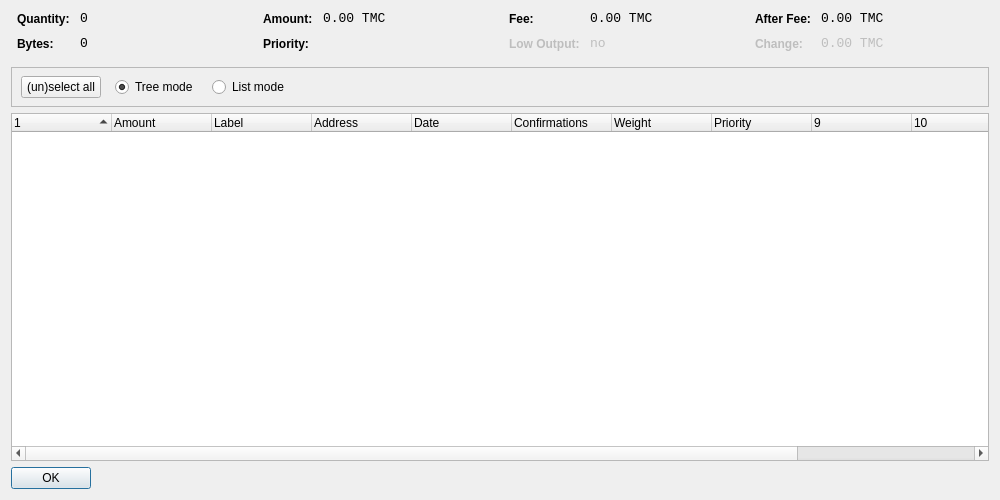
<?xml version="1.0" encoding="UTF-8"?>
<ui version="4.0">
 <class>CoinControlDialog</class>
 <widget class="QWidget" name="CoinControlDialog">
  <property name="geometry">
   <rect>
    <x>0</x>
    <y>0</y>
    <width>1000</width>
    <height>500</height>
   </rect>
  </property>
  <property name="windowTitle">
   <string>Coin Control</string>
  </property>
  <layout class="QVBoxLayout" name="verticalLayout">
   <item>
    <layout class="QHBoxLayout" name="horizontalLayoutTop" stretch="0,0,0,0">
     <property name="topMargin">
      <number>0</number>
     </property>
     <property name="bottomMargin">
      <number>10</number>
     </property>
     <item>
      <layout class="QFormLayout" name="formLayoutCoinControl1">
       <property name="horizontalSpacing">
        <number>10</number>
       </property>
       <property name="verticalSpacing">
        <number>10</number>
       </property>
       <property name="leftMargin">
        <number>6</number>
       </property>
       <property name="rightMargin">
        <number>6</number>
       </property>
       <item row="0" column="0">
        <widget class="QLabel" name="labelCoinControlQuantityText">
         <property name="styleSheet">
          <string notr="true">font-weight:bold;</string>
         </property>
         <property name="text">
          <string>Quantity:</string>
         </property>
        </widget>
       </item>
       <item row="0" column="1">
        <widget class="QLabel" name="labelCoinControlQuantity">
         <property name="font">
          <font>
           <family>Monospace</family>
           <pointsize>10</pointsize>
          </font>
         </property>
         <property name="cursor">
          <cursorShape>IBeamCursor</cursorShape>
         </property>
         <property name="contextMenuPolicy">
          <enum>Qt::ActionsContextMenu</enum>
         </property>
         <property name="text">
          <string notr="true">0</string>
         </property>
         <property name="textInteractionFlags">
          <set>Qt::LinksAccessibleByMouse|Qt::TextSelectableByKeyboard|Qt::TextSelectableByMouse</set>
         </property>
        </widget>
       </item>
       <item row="1" column="0">
        <widget class="QLabel" name="labelCoinControlBytesText">
         <property name="styleSheet">
          <string notr="true">font-weight:bold;</string>
         </property>
         <property name="text">
          <string>Bytes:</string>
         </property>
        </widget>
       </item>
       <item row="1" column="1">
        <widget class="QLabel" name="labelCoinControlBytes">
         <property name="font">
          <font>
           <family>Monospace</family>
           <pointsize>10</pointsize>
          </font>
         </property>
         <property name="cursor">
          <cursorShape>IBeamCursor</cursorShape>
         </property>
         <property name="contextMenuPolicy">
          <enum>Qt::ActionsContextMenu</enum>
         </property>
         <property name="text">
          <string notr="true">0</string>
         </property>
         <property name="textInteractionFlags">
          <set>Qt::LinksAccessibleByMouse|Qt::TextSelectableByKeyboard|Qt::TextSelectableByMouse</set>
         </property>
        </widget>
       </item>
      </layout>
     </item>
     <item>
      <layout class="QFormLayout" name="formLayoutCoinControl2">
       <property name="horizontalSpacing">
        <number>10</number>
       </property>
       <property name="verticalSpacing">
        <number>10</number>
       </property>
       <property name="leftMargin">
        <number>6</number>
       </property>
       <property name="rightMargin">
        <number>6</number>
       </property>
       <item row="0" column="0">
        <widget class="QLabel" name="labelCoinControlAmountText">
         <property name="styleSheet">
          <string notr="true">font-weight:bold;</string>
         </property>
         <property name="text">
          <string>Amount:</string>
         </property>
        </widget>
       </item>
       <item row="0" column="1">
        <widget class="QLabel" name="labelCoinControlAmount">
         <property name="font">
          <font>
           <family>Monospace</family>
           <pointsize>10</pointsize>
          </font>
         </property>
         <property name="cursor">
          <cursorShape>IBeamCursor</cursorShape>
         </property>
         <property name="contextMenuPolicy">
          <enum>Qt::ActionsContextMenu</enum>
         </property>
         <property name="text">
          <string notr="true">0.00 TMC</string>
         </property>
         <property name="textInteractionFlags">
          <set>Qt::LinksAccessibleByMouse|Qt::TextSelectableByKeyboard|Qt::TextSelectableByMouse</set>
         </property>
        </widget>
       </item>
       <item row="1" column="0">
        <widget class="QLabel" name="labelCoinControlPriorityText">
         <property name="styleSheet">
          <string notr="true">font-weight:bold;</string>
         </property>
         <property name="text">
          <string>Priority:</string>
         </property>
        </widget>
       </item>
       <item row="1" column="1">
        <widget class="QLabel" name="labelCoinControlPriority">
         <property name="font">
          <font>
           <family>Monospace</family>
           <pointsize>10</pointsize>
          </font>
         </property>
         <property name="cursor">
          <cursorShape>IBeamCursor</cursorShape>
         </property>
         <property name="contextMenuPolicy">
          <enum>Qt::ActionsContextMenu</enum>
         </property>
         <property name="text">
          <string/>
         </property>
         <property name="textInteractionFlags">
          <set>Qt::LinksAccessibleByMouse|Qt::TextSelectableByKeyboard|Qt::TextSelectableByMouse</set>
         </property>
        </widget>
       </item>
      </layout>
     </item>
     <item>
      <layout class="QFormLayout" name="formLayoutCoinControl3">
       <property name="horizontalSpacing">
        <number>10</number>
       </property>
       <property name="verticalSpacing">
        <number>10</number>
       </property>
       <property name="leftMargin">
        <number>6</number>
       </property>
       <property name="rightMargin">
        <number>6</number>
       </property>
       <item row="0" column="0">
        <widget class="QLabel" name="labelCoinControlFeeText">
         <property name="styleSheet">
          <string notr="true">font-weight:bold;</string>
         </property>
         <property name="text">
          <string>Fee:</string>
         </property>
        </widget>
       </item>
       <item row="0" column="1">
        <widget class="QLabel" name="labelCoinControlFee">
         <property name="font">
          <font>
           <family>Monospace</family>
           <pointsize>10</pointsize>
          </font>
         </property>
         <property name="cursor">
          <cursorShape>IBeamCursor</cursorShape>
         </property>
         <property name="contextMenuPolicy">
          <enum>Qt::ActionsContextMenu</enum>
         </property>
         <property name="text">
          <string notr="true">0.00 TMC</string>
         </property>
         <property name="textInteractionFlags">
          <set>Qt::LinksAccessibleByMouse|Qt::TextSelectableByKeyboard|Qt::TextSelectableByMouse</set>
         </property>
        </widget>
       </item>
       <item row="1" column="0">
        <widget class="QLabel" name="labelCoinControlLowOutputText">
         <property name="enabled">
          <bool>false</bool>
         </property>
         <property name="styleSheet">
          <string notr="true">font-weight:bold;</string>
         </property>
         <property name="text">
          <string>Low Output:</string>
         </property>
        </widget>
       </item>
       <item row="1" column="1">
        <widget class="QLabel" name="labelCoinControlLowOutput">
         <property name="enabled">
          <bool>false</bool>
         </property>
         <property name="font">
          <font>
           <family>Monospace</family>
           <pointsize>10</pointsize>
          </font>
         </property>
         <property name="cursor">
          <cursorShape>IBeamCursor</cursorShape>
         </property>
         <property name="contextMenuPolicy">
          <enum>Qt::ActionsContextMenu</enum>
         </property>
         <property name="text">
          <string>no</string>
         </property>
         <property name="textInteractionFlags">
          <set>Qt::LinksAccessibleByMouse|Qt::TextSelectableByKeyboard|Qt::TextSelectableByMouse</set>
         </property>
        </widget>
       </item>
      </layout>
     </item>
     <item>
      <layout class="QFormLayout" name="formLayoutCoinControl4">
       <property name="horizontalSpacing">
        <number>10</number>
       </property>
       <property name="verticalSpacing">
        <number>10</number>
       </property>
       <property name="leftMargin">
        <number>6</number>
       </property>
       <property name="rightMargin">
        <number>6</number>
       </property>
       <item row="0" column="0">
        <widget class="QLabel" name="labelCoinControlAfterFeeText">
         <property name="styleSheet">
          <string notr="true">font-weight:bold;</string>
         </property>
         <property name="text">
          <string>After Fee:</string>
         </property>
        </widget>
       </item>
       <item row="0" column="1">
        <widget class="QLabel" name="labelCoinControlAfterFee">
         <property name="font">
          <font>
           <family>Monospace</family>
           <pointsize>10</pointsize>
          </font>
         </property>
         <property name="cursor">
          <cursorShape>IBeamCursor</cursorShape>
         </property>
         <property name="contextMenuPolicy">
          <enum>Qt::ActionsContextMenu</enum>
         </property>
         <property name="text">
          <string notr="true">0.00 TMC</string>
         </property>
         <property name="textInteractionFlags">
          <set>Qt::LinksAccessibleByMouse|Qt::TextSelectableByKeyboard|Qt::TextSelectableByMouse</set>
         </property>
        </widget>
       </item>
       <item row="1" column="0">
        <widget class="QLabel" name="labelCoinControlChangeText">
         <property name="enabled">
          <bool>false</bool>
         </property>
         <property name="styleSheet">
          <string notr="true">font-weight:bold;</string>
         </property>
         <property name="text">
          <string>Change:</string>
         </property>
        </widget>
       </item>
       <item row="1" column="1">
        <widget class="QLabel" name="labelCoinControlChange">
         <property name="enabled">
          <bool>false</bool>
         </property>
         <property name="font">
          <font>
           <family>Monospace</family>
           <pointsize>10</pointsize>
          </font>
         </property>
         <property name="cursor">
          <cursorShape>IBeamCursor</cursorShape>
         </property>
         <property name="contextMenuPolicy">
          <enum>Qt::ActionsContextMenu</enum>
         </property>
         <property name="text">
          <string notr="true">0.00 TMC</string>
         </property>
         <property name="textInteractionFlags">
          <set>Qt::LinksAccessibleByMouse|Qt::TextSelectableByKeyboard|Qt::TextSelectableByMouse</set>
         </property>
        </widget>
       </item>
      </layout>
     </item>
    </layout>
   </item>
   <item>
    <widget class="QFrame" name="frame">
     <property name="minimumSize">
      <size>
       <width>0</width>
       <height>40</height>
      </size>
     </property>
     <property name="frameShape">
      <enum>QFrame::StyledPanel</enum>
     </property>
     <property name="frameShadow">
      <enum>QFrame::Sunken</enum>
     </property>
     <widget class="QWidget" name="horizontalLayoutWidget">
      <property name="geometry">
       <rect>
        <x>10</x>
        <y>0</y>
        <width>781</width>
        <height>41</height>
       </rect>
      </property>
      <layout class="QHBoxLayout" name="horizontalLayoutPanel" stretch="0,0,0,0">
       <property name="spacing">
        <number>14</number>
       </property>
       <item>
        <widget class="QPushButton" name="pushButtonSelectAll">
         <property name="sizePolicy">
          <sizepolicy hsizetype="Maximum" vsizetype="Fixed">
           <horstretch>0</horstretch>
           <verstretch>0</verstretch>
          </sizepolicy>
         </property>
         <property name="text">
          <string>(un)select all</string>
         </property>
        </widget>
       </item>
       <item>
        <widget class="QRadioButton" name="radioTreeMode">
         <property name="sizePolicy">
          <sizepolicy hsizetype="Maximum" vsizetype="Fixed">
           <horstretch>0</horstretch>
           <verstretch>0</verstretch>
          </sizepolicy>
         </property>
         <property name="text">
          <string>Tree mode</string>
         </property>
         <property name="checked">
          <bool>true</bool>
         </property>
        </widget>
       </item>
       <item>
        <widget class="QRadioButton" name="radioListMode">
         <property name="sizePolicy">
          <sizepolicy hsizetype="Maximum" vsizetype="Fixed">
           <horstretch>0</horstretch>
           <verstretch>0</verstretch>
          </sizepolicy>
         </property>
         <property name="text">
          <string>List mode</string>
         </property>
        </widget>
       </item>
       <item>
        <spacer name="horizontalSpacer">
         <property name="orientation">
          <enum>Qt::Horizontal</enum>
         </property>
         <property name="sizeHint" stdset="0">
          <size>
           <width>40</width>
           <height>20</height>
          </size>
         </property>
        </spacer>
       </item>
      </layout>
     </widget>
    </widget>
   </item>
   <item>
    <widget class="CoinControlTreeWidget" name="treeWidget">
     <property name="contextMenuPolicy">
      <enum>Qt::CustomContextMenu</enum>
     </property>
     <property name="sortingEnabled">
      <bool>false</bool>
     </property>
     <property name="columnCount">
      <number>12</number>
     </property>
     <attribute name="headerShowSortIndicator" stdset="0">
      <bool>true</bool>
     </attribute>
     <attribute name="headerStretchLastSection">
      <bool>false</bool>
     </attribute>
     <column>
      <property name="text">
       <string/>
      </property>
     </column>
     <column>
      <property name="text">
       <string>Amount</string>
      </property>
     </column>
     <column>
      <property name="text">
       <string>Label</string>
      </property>
     </column>
     <column>
      <property name="text">
       <string>Address</string>
      </property>
     </column>
     <column>
      <property name="text">
       <string>Date</string>
      </property>
     </column>
     <column>
      <property name="text">
       <string>Confirmations</string>
      </property>
      <property name="toolTip">
       <string>Confirmed</string>
      </property>
     </column>
     <column>
      <property name="text">
       <string>Weight</string>
      </property>
     </column>
     <column>
      <property name="text">
       <string>Priority</string>
      </property>
     </column>
     <column>
      <property name="text">
       <string/>
      </property>
     </column>
     <column>
      <property name="text">
       <string/>
      </property>
     </column>
     <column>
      <property name="text">
       <string/>
      </property>
     </column>
     <column>
      <property name="text">
       <string/>
      </property>
     </column>
    </widget>
   </item>
   <item>
    <widget class="QDialogButtonBox" name="buttonBox">
     <property name="sizePolicy">
      <sizepolicy hsizetype="Maximum" vsizetype="Fixed">
       <horstretch>0</horstretch>
       <verstretch>0</verstretch>
      </sizepolicy>
     </property>
     <property name="orientation">
      <enum>Qt::Horizontal</enum>
     </property>
     <property name="standardButtons">
      <set>QDialogButtonBox::Ok</set>
     </property>
    </widget>
   </item>
  </layout>
 </widget>
 <customwidgets>
  <customwidget>
   <class>CoinControlTreeWidget</class>
   <extends>QTreeWidget</extends>
   <header>coincontroltreewidget.h</header>
  </customwidget>
 </customwidgets>
 <resources/>
 <connections/>
</ui>
